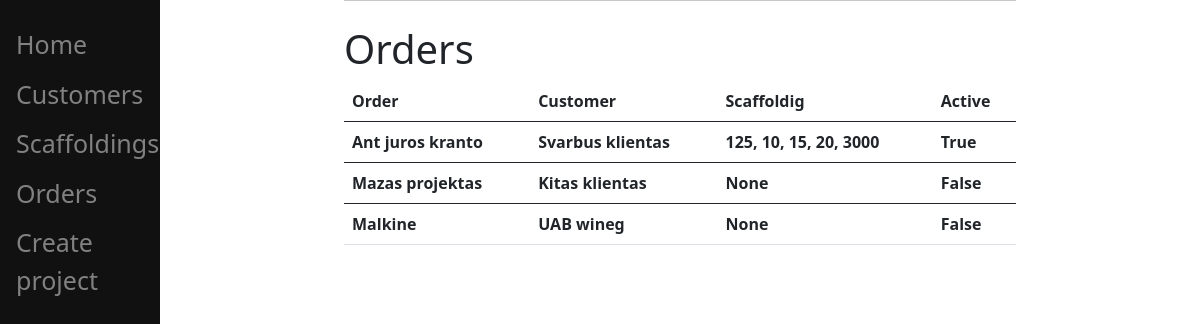
/scaffolding/orders/, run on the app's committed database.
### orders/models.py (models this page shows, shortened)
class Order(models.Model):
    order = models.CharField(max_length=250, default='')
    deliver = models.ForeignKey(
        Deliver, on_delete=models.CASCADE, default=1)
    customer = models.ForeignKey(Customer, on_delete=models.CASCADE)
    scaffoldig = models.ForeignKey(
        Scaffolding, on_delete=models.CASCADE, null=True)
    order_date = models.DateField(default=timezone.now())
    assembled_date = models.DateField(null=True)
    dismanatled_date = models.DateField(null=True)
    Choices = models.TextChoices('Choices', 'Yes No N//A')
    stable = models.CharField(choices=Choices.choices,
                              max_length=50, default='Yes')
    base_leveled = models.CharField(
        choices=Choices.choices, max_length=50, default='Yes')
    number_of_braces = models.CharField(
        choices=Choices.choices, max_length=50, default='Yes')
    platform_guardrails_height = models.CharField(
        choices=Choices.choices, max_length=50, default='Yes')
    gaps_35mm = models.CharField(
        choices=Choices.choices, max_length=50, default='Yes')
    stable_structure = models.CharField(
        choices=Choices.choices, max_length=50, default='Yes')
    proper_sideboards = models.CharField(
        choices=Choices.choices, max_length=50, default='Yes')
    metal_perforated_grating_completely_covers = models.CharField(
        choices=Choices.choices, max_length=50, default='Yes')
    safe_entrance = models.CharField(
        choices=Choices.choices, max_length=50, default='Yes')
    stiff_and_secured = models.CharField(
        choices=Choices.choices, max_length=50, default='Yes')
    tag_filled = models.CharField(
        choices=Choices.choices, max_length=50, default='Yes')
    marked_noticed = models.CharField(
        choices=Choices.choices, max_length=50, default='Yes')
    active = models.BooleanField()
    class Meta:
        ordering = ['order_date']

class Customer(models.Model):
    customer = models.CharField(max_length=200)
    company_code = models.IntegerField()
    representative = models.CharField(max_length=200)
    adress = models.CharField(max_length=500)
    country = models.CharField(max_length=200)
    email = models.EmailField(blank=True)
    def __str__(self) -> str:
        return self.customer

class Scaffolding(models.Model):
    pastolio_numeris = models.CharField(
        max_length=200, unique=True)
    height = models.IntegerField(default=0)
    width = models.IntegerField(default=0)
    lenght = models.IntegerField(default=0)
    @property
    def volume(self):
        volume = self.height*self.width*self.lenght
        return volume
    def __str__(self) -> str:
        return f'{self.pastolio_numeris}, {self.height}, {self.width}, \
        {self.lenght}, {self.volume}'

### orders/views.py (the view)
# urls.py: path('orders/', OrderList.as_view(), name='orders'),
class OrderList(ListView):
    model = Order
    template_name = 'orders/orders.html'

### orders/templates/orders/orders.html (shortened to what this page needs)
{% extends 'orders/base.html' %}
{% block content %}
<h1> Orders </h1>
<table class='table'>
    <thead>
        <tr>
            <th>Order</th>
            <th>Customer</th>
            <th>Scaffoldig</th>
            <th>Active</th>
        </tr>
    </thead>
    {% for order in object_list %}
    <tbody>
        <tr>
            <th>{{ order.order }}</th>
            <th>{{ order.customer }}</th>
            <th>{{ order.scaffoldig }}</th>
            <th>{{ order.active }}</th>
        </tr>
    </tbody>
    {% endfor %}
</table>
{% endblock %}

### orders/templates/orders/base.html (shortened to what this page needs)
<!doctype html>
<html>
<head>
    <link href="https://cdn.jsdelivr.net/npm/bootstrap@5.0.2/dist/css/bootstrap.min.css" rel="stylesheet"
>
</head>
<body>
    <div class="sidenav">
        <a href="{% url 'home:home'%}"> Home </a>
        <a href="{% url 'scaffolding:customers_list'%}"> Customers </a>
        <a href="{% url 'scaffolding:scaffolds'%}"> Scaffoldings </a>
        <a href="{% url 'scaffolding:orders'%}"> Orders </a>
        <a href="{% url 'scaffolding:create_customer'%}"> Create project </a>
    </div>
    <div id='content' , name="content" , class="main">
        <div class="row justify-content-center">
            <div class="col-8">
                {% block content %}
                {% endblock %}
            </div>
        </div>
    </div>
</body>
</html>

### orders/templates/orders/base.html (style rules this page uses)
.sidenav { height: 100%; width: 160px; position: fixed; z-index: 1; top: 0; left: 0; background-color: #111; overflow-x: hidden; padding-top: 20px; }
.sidenav a { padding: 6px 8px 6px 16px; text-decoration: none; font-size: 25px; color: #818181; display: block; }
.main { margin-left: 160px; padding: 0px 10px; }

### data on the page
Order: order "Ant juros kranto", customer "Svarbus klientas", scaffoldig "125, 10, 15, 20, 3000", active "True"
Order: order "Mazas projektas", customer "Kitas klientas", scaffoldig "None", active "False"
Order: order "Malkine", customer "UAB wineg", scaffoldig "None", active "False"
